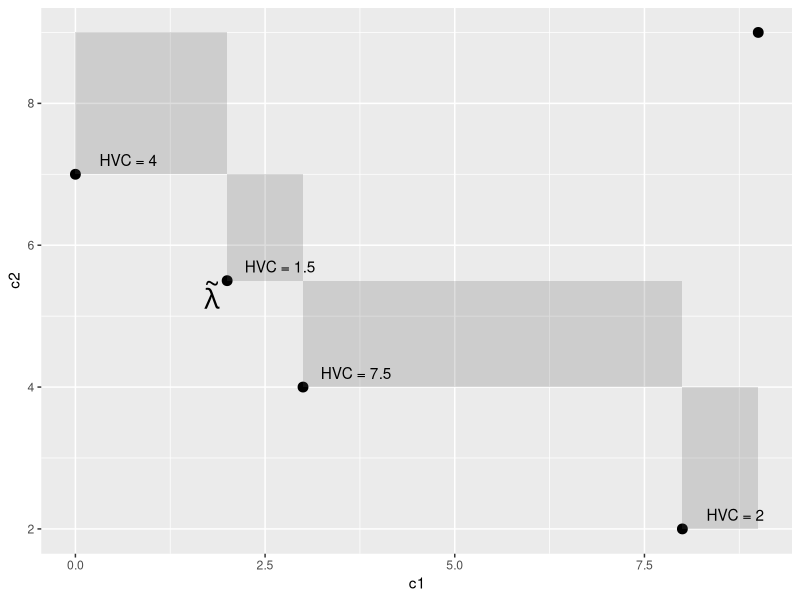

Reproduce this figure in R.
library(ggplot2)


# ref_p = c(9,9)
dd = data.frame(c1 = c(0, 2, 3, 8, 9), c2 = c(7, 5.5, 4 , 2, 9))
dd$c1_max = dd$c1
dd$c2_max = dd$c2
n = nrow(dd)

oo = order(dd$c1, decreasing = TRUE)
print(oo)
for (j in 2:n)
  dd[oo[j], "c1_max"] = dd[oo[j-1], "c1"]
oo = order(dd$c2, decreasing = TRUE)
print(oo)
for (j in 2:n)
  dd[oo[j], "c2_max"] = dd[oo[j-1], "c2"]


dd$hvc = (dd$c2_max - dd$c2) * (dd$c1_max - dd$c1)
dd$hvc[n] = Inf
j_worst = which.min(dd$hvc)

pl = ggplot(dd, aes(x = c1, y = c2))
pl = pl + geom_point(size = 3)
pl = pl + geom_rect(aes(xmin = c1, xmax = c1_max, ymin = c2, ymax = c2_max), alpha = 0.2)
# pl = pl + geom_point(x = 9, y = 9, size = 3)
# pl = pl + xlim(0,9) + ylim(0, 9)
# pl = pl + geom_text(aes(x = 5, y = 7, label = expression(lambda)))
pl = pl + geom_text(data = dd[-n,], aes(x = c1+0.7, y = c2+0.2, label = paste("HVC =",hvc)))
pl = pl +  annotate("text", x = dd$c1[j_worst]-0.2, y = dd$c2[j_worst]-0.2, size = 7, parse = TRUE, label = as.character(expression(tilde(lambda))))
print(pl)


